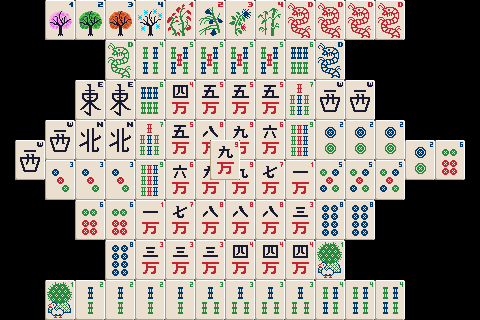

Tiled map render using the project's own tile images. Description and the whole map definition, tile-layer contents included, below:
An orthogonal 32x16 tile map with 15x20 px tiles, 5 tile layers (TurtleLayer0, TurtleLayer1, TurtleLayer2, TurtleLayer3, ...).

<map version="1.1" tiledversion="2018.09.12" orientation="orthogonal" renderorder="right-down" width="32" height="16" tilewidth="15" tileheight="20" infinite="0" nextlayerid="6" nextobjectid="1">
 <tileset firstgid="1" source="TileSet.tsx" />
 <layer id="1" name="TurtleLayer0" width="32" height="16">
  <data encoding="csv">
0,0,0,3,4,5,6,7,8,9,10,11,12,13,14,15,16,17,18,41,42,41,42,41,42,41,42,0,0,0,0,0,
0,0,0,21,22,23,24,25,26,27,28,29,30,31,32,33,34,35,36,59,60,59,60,59,60,59,60,0,0,0,0,0,
0,0,0,0,0,0,0,43,44,43,44,43,44,43,44,45,46,45,46,45,46,45,46,0,0,0,0,0,0,0,0,0,
0,0,0,0,0,0,0,61,62,61,62,61,62,61,62,63,64,63,64,63,64,63,64,0,0,0,0,0,0,0,0,0,
0,0,0,0,0,47,48,47,48,47,48,47,48,49,50,49,50,49,50,49,50,51,52,51,52,0,0,0,0,0,0,0,
0,0,0,0,0,65,66,65,66,65,66,65,66,67,68,67,68,67,68,67,68,69,70,69,70,0,0,0,0,0,0,0,
0,0,0,51,52,53,54,53,54,53,54,53,54,73,74,73,74,73,74,73,74,75,76,75,76,75,76,0,0,0,0,0,
0,51,52,69,70,71,72,71,72,71,72,71,72,91,92,91,92,91,92,91,92,93,94,93,94,93,94,75,76,83,84,0,
0,69,70,77,78,77,78,77,78,77,78,79,80,79,80,79,80,79,80,81,82,81,82,81,82,81,82,93,94,101,102,0,
0,0,0,95,96,95,96,95,96,95,96,97,98,97,98,97,98,97,98,99,100,99,100,99,100,99,100,0,0,0,0,0,
0,0,0,0,0,83,84,83,84,83,84,85,86,85,86,85,86,85,86,87,88,87,88,87,88,0,0,0,0,0,0,0,
0,0,0,0,0,101,102,101,102,101,102,103,104,103,104,103,104,103,104,105,106,105,106,105,106,0,0,0,0,0,0,0,
0,0,0,0,0,0,0,87,88,89,90,89,90,89,90,89,90,109,110,109,110,109,110,0,0,0,0,0,0,0,0,0,
0,0,0,0,0,0,0,105,106,107,108,107,108,107,108,107,108,127,128,127,128,127,128,0,0,0,0,0,0,0,0,0,
0,0,0,109,110,111,112,111,112,111,112,111,112,113,114,113,114,113,114,113,114,115,116,115,116,115,116,0,0,0,0,0,
0,0,0,127,128,129,130,129,130,129,130,129,130,131,132,131,132,131,132,131,132,133,134,133,134,133,134,0,0,0,0,0
</data>
 </layer>
 <layer id="2" name="TurtleLayer1" width="32" height="16">
  <data encoding="csv">
0,0,0,0,0,0,0,0,0,0,0,0,0,0,0,0,0,0,0,0,0,0,0,0,0,0,0,0,0,0,0,0,
0,0,0,0,0,0,0,0,0,0,0,0,0,0,0,0,0,0,0,0,0,0,0,0,0,0,0,0,0,0,0,0,
0,0,0,0,0,0,0,0,0,115,116,117,118,117,118,117,118,117,118,119,120,0,0,0,0,0,0,0,0,0,0,0,
0,0,0,0,0,0,0,0,0,133,134,135,136,135,136,135,136,135,136,137,138,0,0,0,0,0,0,0,0,0,0,0,
0,0,0,0,0,0,0,0,0,119,120,119,120,119,120,121,122,121,122,121,122,0,0,0,0,0,0,0,0,0,0,0,
0,0,0,0,0,0,0,0,0,137,138,137,138,137,138,139,140,139,140,139,140,0,0,0,0,0,0,0,0,0,0,0,
0,0,0,0,0,0,0,0,0,121,122,123,124,123,124,123,124,123,124,125,126,0,0,0,0,0,0,0,0,0,0,0,
0,0,0,0,0,0,0,0,0,139,140,141,142,141,142,141,142,141,142,143,144,0,0,0,0,0,0,0,0,0,0,0,
0,0,0,0,0,0,0,0,0,125,126,125,126,125,126,145,146,145,146,145,146,0,0,0,0,0,0,0,0,0,0,0,
0,0,0,0,0,0,0,0,0,143,144,143,144,143,144,163,164,163,164,163,164,0,0,0,0,0,0,0,0,0,0,0,
0,0,0,0,0,0,0,0,0,145,146,147,148,147,148,147,148,147,148,149,150,0,0,0,0,0,0,0,0,0,0,0,
0,0,0,0,0,0,0,0,0,163,164,165,166,165,166,165,166,165,166,167,168,0,0,0,0,0,0,0,0,0,0,0,
0,0,0,0,0,0,0,0,0,149,150,149,150,149,150,151,152,151,152,151,152,0,0,0,0,0,0,0,0,0,0,0,
0,0,0,0,0,0,0,0,0,167,168,167,168,167,168,169,170,169,170,169,170,0,0,0,0,0,0,0,0,0,0,0,
0,0,0,0,0,0,0,0,0,0,0,0,0,0,0,0,0,0,0,0,0,0,0,0,0,0,0,0,0,0,0,0,
0,0,0,0,0,0,0,0,0,0,0,0,0,0,0,0,0,0,0,0,0,0,0,0,0,0,0,0,0,0,0,0
</data>
 </layer>
 <layer id="3" name="TurtleLayer2" width="32" height="16">
  <data encoding="csv">
0,0,0,0,0,0,0,0,0,0,0,0,0,0,0,0,0,0,0,0,0,0,0,0,0,0,0,0,0,0,0,0,
0,0,0,0,0,0,0,0,0,0,0,0,0,0,0,0,0,0,0,0,0,0,0,0,0,0,0,0,0,0,0,0,
0,0,0,0,0,0,0,0,0,0,0,0,0,0,0,0,0,0,0,0,0,0,0,0,0,0,0,0,0,0,0,0,
0,0,0,0,0,0,0,0,0,0,0,0,0,0,0,0,0,0,0,0,0,0,0,0,0,0,0,0,0,0,0,0,
0,0,0,0,0,0,0,0,0,0,0,151,152,153,154,153,154,153,154,0,0,0,0,0,0,0,0,0,0,0,0,0,
0,0,0,0,0,0,0,0,0,0,0,169,170,171,172,171,172,171,172,0,0,0,0,0,0,0,0,0,0,0,0,0,
0,0,0,0,0,0,0,0,0,0,0,153,154,155,156,155,156,155,156,0,0,0,0,0,0,0,0,0,0,0,0,0,
0,0,0,0,0,0,0,0,0,0,0,171,172,173,174,173,174,173,174,0,0,0,0,0,0,0,0,0,0,0,0,0,
0,0,0,0,0,0,0,0,0,0,0,155,156,157,158,157,158,157,158,0,0,0,0,0,0,0,0,0,0,0,0,0,
0,0,0,0,0,0,0,0,0,0,0,173,174,175,176,175,176,175,176,0,0,0,0,0,0,0,0,0,0,0,0,0,
0,0,0,0,0,0,0,0,0,0,0,157,158,159,160,159,160,159,160,0,0,0,0,0,0,0,0,0,0,0,0,0,
0,0,0,0,0,0,0,0,0,0,0,175,176,177,178,177,178,177,178,0,0,0,0,0,0,0,0,0,0,0,0,0,
0,0,0,0,0,0,0,0,0,0,0,0,0,0,0,0,0,0,0,0,0,0,0,0,0,0,0,0,0,0,0,0,
0,0,0,0,0,0,0,0,0,0,0,0,0,0,0,0,0,0,0,0,0,0,0,0,0,0,0,0,0,0,0,0,
0,0,0,0,0,0,0,0,0,0,0,0,0,0,0,0,0,0,0,0,0,0,0,0,0,0,0,0,0,0,0,0,
0,0,0,0,0,0,0,0,0,0,0,0,0,0,0,0,0,0,0,0,0,0,0,0,0,0,0,0,0,0,0,0
</data>
 </layer>
 <layer id="4" name="TurtleLayer3" width="32" height="16">
  <data encoding="csv">
0,0,0,0,0,0,0,0,0,0,0,0,0,0,0,0,0,0,0,0,0,0,0,0,0,0,0,0,0,0,0,0,
0,0,0,0,0,0,0,0,0,0,0,0,0,0,0,0,0,0,0,0,0,0,0,0,0,0,0,0,0,0,0,0,
0,0,0,0,0,0,0,0,0,0,0,0,0,0,0,0,0,0,0,0,0,0,0,0,0,0,0,0,0,0,0,0,
0,0,0,0,0,0,0,0,0,0,0,0,0,0,0,0,0,0,0,0,0,0,0,0,0,0,0,0,0,0,0,0,
0,0,0,0,0,0,0,0,0,0,0,0,0,0,0,0,0,0,0,0,0,0,0,0,0,0,0,0,0,0,0,0,
0,0,0,0,0,0,0,0,0,0,0,0,0,0,0,0,0,0,0,0,0,0,0,0,0,0,0,0,0,0,0,0,
0,0,0,0,0,0,0,0,0,0,0,0,0,159,160,161,162,0,0,0,0,0,0,0,0,0,0,0,0,0,0,0,
0,0,0,0,0,0,0,0,0,0,0,0,0,177,178,179,180,0,0,0,0,0,0,0,0,0,0,0,0,0,0,0,
0,0,0,0,0,0,0,0,0,0,0,0,0,161,162,161,162,0,0,0,0,0,0,0,0,0,0,0,0,0,0,0,
0,0,0,0,0,0,0,0,0,0,0,0,0,179,180,179,180,0,0,0,0,0,0,0,0,0,0,0,0,0,0,0,
0,0,0,0,0,0,0,0,0,0,0,0,0,0,0,0,0,0,0,0,0,0,0,0,0,0,0,0,0,0,0,0,
0,0,0,0,0,0,0,0,0,0,0,0,0,0,0,0,0,0,0,0,0,0,0,0,0,0,0,0,0,0,0,0,
0,0,0,0,0,0,0,0,0,0,0,0,0,0,0,0,0,0,0,0,0,0,0,0,0,0,0,0,0,0,0,0,
0,0,0,0,0,0,0,0,0,0,0,0,0,0,0,0,0,0,0,0,0,0,0,0,0,0,0,0,0,0,0,0,
0,0,0,0,0,0,0,0,0,0,0,0,0,0,0,0,0,0,0,0,0,0,0,0,0,0,0,0,0,0,0,0,
0,0,0,0,0,0,0,0,0,0,0,0,0,0,0,0,0,0,0,0,0,0,0,0,0,0,0,0,0,0,0,0
</data>
 </layer>
 <layer id="5" name="TurtleLayer4" width="32" height="16">
  <data encoding="csv">
0,0,0,0,0,0,0,0,0,0,0,0,0,0,0,0,0,0,0,0,0,0,0,0,0,0,0,0,0,0,0,0,
0,0,0,0,0,0,0,0,0,0,0,0,0,0,0,0,0,0,0,0,0,0,0,0,0,0,0,0,0,0,0,0,
0,0,0,0,0,0,0,0,0,0,0,0,0,0,0,0,0,0,0,0,0,0,0,0,0,0,0,0,0,0,0,0,
0,0,0,0,0,0,0,0,0,0,0,0,0,0,0,0,0,0,0,0,0,0,0,0,0,0,0,0,0,0,0,0,
0,0,0,0,0,0,0,0,0,0,0,0,0,0,0,0,0,0,0,0,0,0,0,0,0,0,0,0,0,0,0,0,
0,0,0,0,0,0,0,0,0,0,0,0,0,0,0,0,0,0,0,0,0,0,0,0,0,0,0,0,0,0,0,0,
0,0,0,0,0,0,0,0,0,0,0,0,0,0,0,0,0,0,0,0,0,0,0,0,0,0,0,0,0,0,0,0,
0,0,0,0,0,0,0,0,0,0,0,0,0,0,161,162,0,0,0,0,0,0,0,0,0,0,0,0,0,0,0,0,
0,0,0,0,0,0,0,0,0,0,0,0,0,0,179,180,0,0,0,0,0,0,0,0,0,0,0,0,0,0,0,0,
0,0,0,0,0,0,0,0,0,0,0,0,0,0,0,0,0,0,0,0,0,0,0,0,0,0,0,0,0,0,0,0,
0,0,0,0,0,0,0,0,0,0,0,0,0,0,0,0,0,0,0,0,0,0,0,0,0,0,0,0,0,0,0,0,
0,0,0,0,0,0,0,0,0,0,0,0,0,0,0,0,0,0,0,0,0,0,0,0,0,0,0,0,0,0,0,0,
0,0,0,0,0,0,0,0,0,0,0,0,0,0,0,0,0,0,0,0,0,0,0,0,0,0,0,0,0,0,0,0,
0,0,0,0,0,0,0,0,0,0,0,0,0,0,0,0,0,0,0,0,0,0,0,0,0,0,0,0,0,0,0,0,
0,0,0,0,0,0,0,0,0,0,0,0,0,0,0,0,0,0,0,0,0,0,0,0,0,0,0,0,0,0,0,0,
0,0,0,0,0,0,0,0,0,0,0,0,0,0,0,0,0,0,0,0,0,0,0,0,0,0,0,0,0,0,0,0
</data>
 </layer>
</map>
